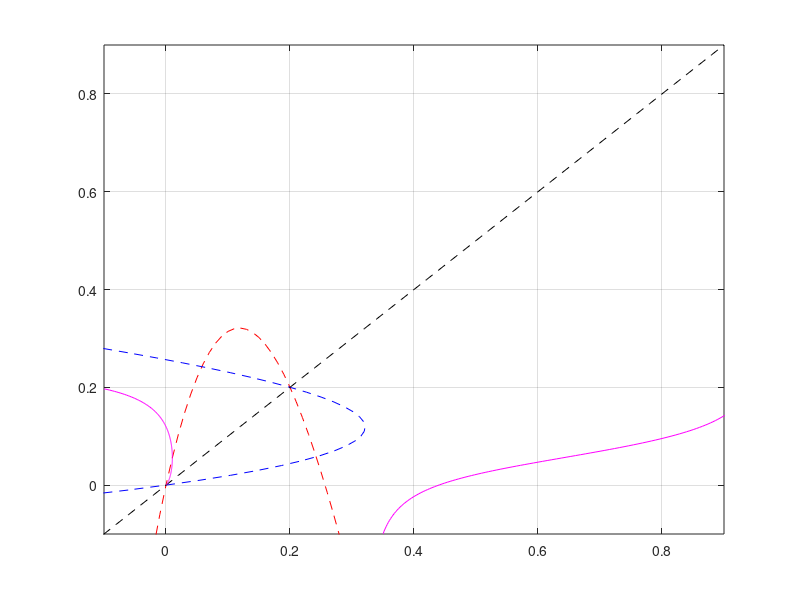

Reproduce this figure in MATLAB.
% u1 u2 phase plane

tmax = 100;
dt = 0.01;
tnmax = round(tmax/dt);
resultu10 = [];
resultu20 = [];

alpha = 0.2;
cg = 0.042;

A = 0.259;
A1 = 0.197;

u10 = 0.35;
u20 = -0.1;

for tn = 0:tnmax
    du10_dt = u10*(1-u10)*(u10-alpha) + cg*(u20-u10);
    u10 = u10 + du10_dt*dt;
    
    du20_dt = u20*(1-u20)*(u20-alpha) + cg*(u10-u20);
    u20 = u20 + du20_dt*dt;
    
    if (mod(tn,10)) == 0
        resultu10 = [resultu10 u10];
        resultu20 = [resultu20 u20];
    end
end

u11 = -0.1;
u21 = A1;
resultu11 = [];
resultu21 = [];

for tn = 0:tnmax
    du11_dt = u11*(1-u11)*(u11-alpha) + cg*(u21-u11);
    u11 = u11 + du11_dt*dt;
    
    du21_dt = u21*(1-u21)*(u21-alpha) + cg*(u11-u21);
    u21 = u21 + du21_dt*dt;
    
    if (mod(tn,10)) == 0
        resultu11 = [resultu11 u11];
        resultu21 = [resultu21 u21];
    end
end

U1 = -0.05:0.01:0.3;
U2 = -0.05:0.01:0.3;
t = -0.2:0.01:0.9;

% null cline
u1_null = U2 - U2.*(1-U2).*(U2-alpha)/cg;
u2_null = U1 - U1.*(1-U1).*(U1-alpha)/cg;

figure(1);
plot(U1, u2_null, 'r--')
hold on;
plot(u1_null, U2, 'b--')
plot(t,t,'k--')
plot(resultu10,resultu20,'m')
plot(resultu11,resultu21,'m')
grid on
axis([-0.1,0.9,-0.1,0.9]);


